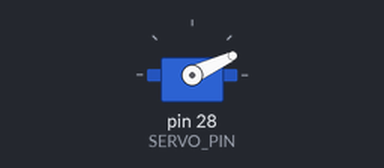
A sketch run on a simulated Arduino Mega 2560, built with avr-gcc and run on an emulated ATmega2560. Shown: servo.

Above: at 2.05 s.
At 6.0 s:
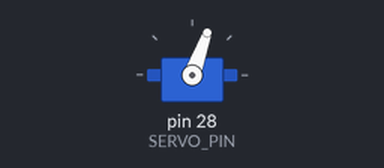
At 8.0 s:
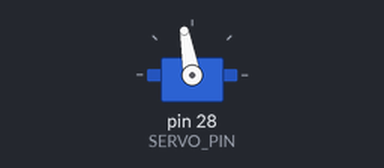
At 10.0 s:
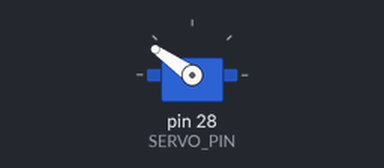
Timing chart, 0 to 12.4 s (numbered marks = the images above):
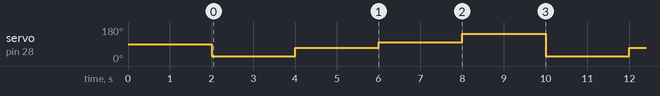

Measured:
- by itself, servo on pin 28 (SERVO_PIN): repeats every 8.0 s: 70° 2.0 s, 100° 2.0 s, 145° 2.0 s, 25° 2.0 s

The sketch:

servo_4_angles.ino
```cpp
#include <Servo.h>

// Define the servo pin
#define SERVO_PIN 28

// Create a Servo object
Servo myservo;

// Predefined angles for the servo
int angle1 = 25;  // Angle 1 (min)
int angle2 = 70;  // Angle 2
int angle3 = 100;  // Angle 3
int angle4 = 145; // Angle 4 (max)

void setup() {
  // Attach the servo to the defined pin
  myservo.attach(SERVO_PIN);

  // Set the servo to the initial position (angle1)
  myservo.write(90);
  delay(2000); // Wait for 1 second
}

void loop() {
  // Move the servo to the predefined angles with a delay
  myservo.write(angle1); // Move to angle1
  delay(2000);           // 1 second delay

  myservo.write(angle2); // Move to angle2
  delay(2000);           // 1 second delay

  myservo.write(angle3); // Move to angle3
  delay(2000);           // 1 second delay

  myservo.write(angle4); // Move to angle4
  delay(2000);           // 1 second delay
}
```
